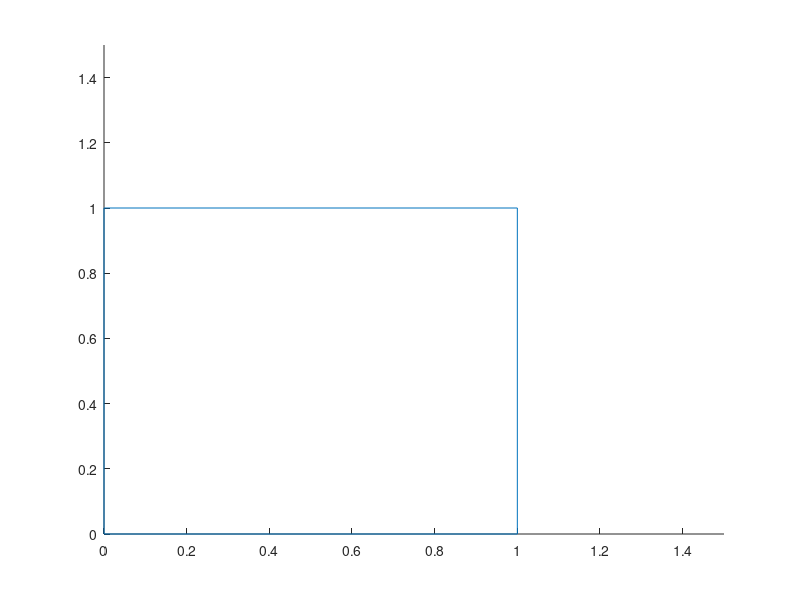

The MATLAB source for this figure: (Note: this script raises an error after producing the figure.)

axis([0 1.5 0 1.5])
A=[0 1 1 0 0];
B=[0 0 1 1 0];

line(A,B);
%hold on
TurnRadius = 0.25;   
PathStep = -1;   
C1=[0 0 0];
C2=[0 0 pi/2];
C3=[0 0 pi];
C4=[0 0 3*pi/2];
%C5=[0 0 2*pi]
for i= 0:1
    for j= 0:1
        for k=0:pi/2:2*pi
            if i==j && i==0
                continue
            end
            D=[i j k];
            path=dubins_curve(C1 ,D, TurnRadius, PathStep);
            hold on
            dubins_curve(C2 ,D, TurnRadius, PathStep);
            hold on
            dubins_curve(C3 ,D, TurnRadius, PathStep);
            hold on
            dubins_curve(C4 ,D, TurnRadius, PathStep);
            hold on
            
        end
    end
end
            

